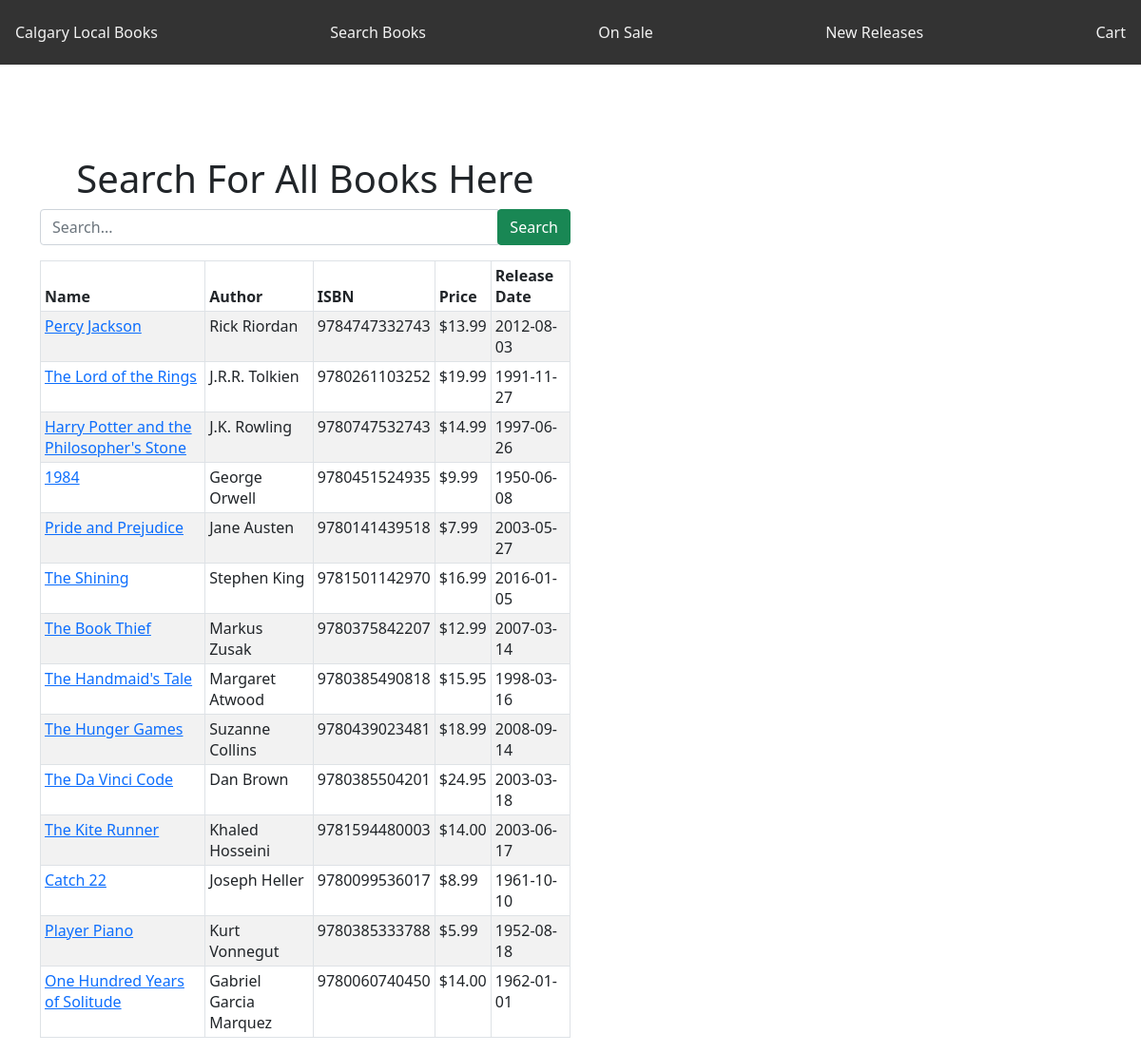
Screenshot of /view/bookSearchPage.php with the database file from the repository.
### tables this page shows
CREATE TABLE Book (
    ID int NOT NULL,
    AdminID int NOT NULL,
    PublisherName VARCHAR(50) NOT NULL,
    AuthorName VARCHAR(50) NOT NULL,
    ISBN BIGINT NOT NULL,
    ReleaseDate DATE NOT NULL,
    InventoryDate DATE NOT NULL,
    Price FLOAT NOT NULL,
    Title VARCHAR(50) NOT NULL,
    PRIMARY KEY(ID),
    FOREIGN KEY(AdminID) REFERENCES Admin(ID) ON DELETE CASCADE ON UPDATE CASCADE,
    FOREIGN KEY(PublisherName) REFERENCES Publisher(Name) ON DELETE CASCADE ON UPDATE CASCADE,
    FOREIGN KEY(AuthorName) REFERENCES Author(Name) ON DELETE CASCADE ON UPDATE CASCADE
);

### db/Database.php (called while the page is built, shortened)
<?php
class Database {
    public $connection;
    function __construct(){
        $this->connection = new mysqli(SQL_HOST, SQL_UN, SQL_PW, SQL_NAME);
    }
    public function query($query){
        $result = mysqli_query($this->connection, $query);
        return $result;
    }
}
$database = new Database();

### control/Controller.php (called while the page is built, shortened)
<?php
class Controller {
    public static function find_this_query($sql)
    {
        global $database;
        $result_set = $database->query($sql);
        $the_object_array = array();
        while($row = mysqli_fetch_array($result_set))
        {
            $the_object_array[] = $row;
        }
        return $the_object_array;
    }
}

### control/BookController.php (called while the page is built, shortened)
<?php
require_once("Controller.php");
class BookController extends Controller {
    public function getAllBooks(){
        $books = array();
        $results = self::find_this_query("SELECT * FROM Book");
        foreach($results as $book){
            array_push($books, new Book($book["ReleaseDate"], $book["InventoryDate"], $book["Price"],
                $book["ISBN"], $book["ID"], $book["Title"], $book["PublisherName"], $book["AuthorName"]));
        }
        return $books;
    }
    public function searchBooks($search = "") {
        if($search = "") {
            $isbn = str_replace('-', '', $search);
            $foundBooks = array();
            if ((strlen($isbn) == 10 || strlen($isbn) == 13) && is_numeric($isbn)) {
                $result = self::find_this_query("SELECT * FROM Book WHERE ISBN LIKE '%$search%'");
            } else {
                $result = self::find_this_query("SELECT * FROM Book WHERE Title LIKE '%$search%' OR AuthorName LIKE '%$search%");
            }
            foreach ($result as $book) {
                $foundBooks[] = new Book($book["ReleaseDate"], $book["InventoryDate"], $book["Price"],
                    $book["ISBN"], $book["ID"], $book["Title"], $book["PublisherName"], $book["AuthorName"]);
            }
        } else {
            $foundBooks = $this->getAllBooks();
        }
        return $foundBooks;
    }
}

### model/Book.php (called while the page is built, shortened)
<?php
class Book{
    private $releaseDate;
    private $price;
    private $ISBN;
    private $title;
    private $author;
    public function __construct(&$rDate, &$iDate, &$price, &$isbn, &$id, &$title, &$publisher, &$author){
            $this->releaseDate = $rDate;
            $this->price = $price;
            $this->ISBN = $isbn;
            $this->title = $title;
            $this->author = $author;
        }
        public function getReleaseDate() {
            return $this->releaseDate;
        }
        public function getPrice() {
            return $this->price;
        }
        public function getISBN() {
            return $this->ISBN;
        }
        public function getTitle() {
            return $this->title;
        }
        public function getAuthor() {
            return $this->author;
        }
}
?>

### view/bookSearchPage.php (the view, shortened to what this page needs)
<?php
    $bc = new BookController();
    @$bc->searchBooks($_GET["search"]);
?>
<link href="https://cdn.jsdelivr.net/npm/bootstrap@5.0.2/dist/css/bootstrap.min.css" rel="stylesheet">
<nav class="navbar">
    <a class="active"
       href="index.php">Calgary Local Books</a>
    <a href="bookSearchPage.php">Search Books</a>
    <a href="salePage.php">On Sale</a>
    <a href="featurePage.php">New Releases</a>
    <a href="orderPage.php">Cart</a>
</nav>
<div class="container" style="margin-top: 8%;">
    <div class="col-md-6 col-md-offset-3">
        <div class="row">
            <div id="logo" class="text-center">
                <h1>Search For All Books Here</h1>
            </div>
            <form role="form" id="form-buscar" method="get">
                <div class="form-group">
                    <div class="input-group">
                        <input id="1" class="form-control" type="text" name="search" placeholder="Search..."/>
                        <span class="input-group-btn">
<button class="btn btn-success" type="submit">
<i class="glyphicon glyphicon-search" aria-hidden="true"></i> Search
</button>
</span>
                    </div>
                </div>
            </form>
        </div>
        <?php
            $books = $bc->getAllBooks();
            ?>
            <table id="dtBasicExample" class="table table-striped table-bordered table-sm" cellspacing="0" width="100%">
                <thead>
                <tr>
                    <th class="th-sm">Name</th>
                    <th class="th-sm">Author</th>
                    <th class="th-sm">ISBN</th>
                    <th class="th-sm">Price</th>
                    <th class="th-sm">Release Date</th>
                </tr>
                </thead>
                <tbody>
                <?php
                foreach ($books as $book):
                        ?>
                    <tr>
                        <td>
                            <a href="bookPage.php?book=<?= addslashes($book->getTitle());?>" methods="get">
                                <?= $book->getTitle(); ?>
                            </a>
                        </td>
                        <td><?= $book->getAuthor(); ?></td>
                        <td><?= $book->getISBN(); ?></td>
                        <td>$<?= number_format($book->getPrice(),2,'.','');?></td>
                        <td><?=  $book->getReleaseDate(); ?></td>
                    </tr>
                    <?php
                endforeach;
                ?>
                </tbody>
            </table>
    </div>
</div>

### rows the page displays
book: Title "Percy Jackson", AuthorName "Rick Riordan", ISBN "9784747332743", Price "13.99", ReleaseDate "2012-08-03"
book: Title "The Lord of the Rings", AuthorName "J.R.R. Tolkien", ISBN "9780261103252", Price "19.99", ReleaseDate "1991-11-27"
book: Title "Harry Potter and the Philosopher's Stone", AuthorName "J.K. Rowling", ISBN "9780747532743", Price "14.99", ReleaseDate "1997-06-26"
book: Title "1984", AuthorName "George Orwell", ISBN "9780451524935", Price "9.99", ReleaseDate "1950-06-08"
book: Title "Pride and Prejudice", AuthorName "Jane Austen", ISBN "9780141439518", Price "7.99", ReleaseDate "2003-05-27"
book: Title "The Shining", AuthorName "Stephen King", ISBN "9781501142970", Price "16.99", ReleaseDate "2016-01-05"
book: Title "The Book Thief", AuthorName "Markus Zusak", ISBN "9780375842207", Price "12.99", ReleaseDate "2007-03-14"
book: Title "The Handmaid's Tale", AuthorName "Margaret Atwood", ISBN "9780385490818", Price "15.95", ReleaseDate "1998-03-16"
book: Title "The Hunger Games", AuthorName "Suzanne Collins", ISBN "9780439023481", Price "18.99", ReleaseDate "2008-09-14"
book: Title "The Da Vinci Code", AuthorName "Dan Brown", ISBN "9780385504201", Price "24.95", ReleaseDate "2003-03-18"
book: Title "The Kite Runner", AuthorName "Khaled Hosseini", ISBN "9781594480003", Price "14.00", ReleaseDate "2003-06-17"
book: Title "Catch 22", AuthorName "Joseph Heller", ISBN "9780099536017", Price "8.99", ReleaseDate "1961-10-10"
book: Title "Player Piano", AuthorName "Kurt Vonnegut", ISBN "9780385333788", Price "5.99", ReleaseDate "1952-08-18"
book: Title "One Hundred Years of Solitude", AuthorName "Gabriel Garcia Marquez", ISBN "9780060740450", Price "14.00", ReleaseDate "1962-01-01"
